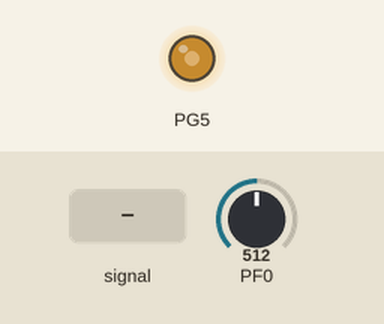
Recording of a program running on a simulated ATmega2560, built with avr-gcc and emulated at 16 MHz. Shown: output pins drawn as LEDs (lit = HIGH). Inputs (shaded band) come from the test bench; at power-on: PF0 = 512.

Above: at 1.2 s.
1.3 s: PF0 fed a 200 Hz sine of ±81 counts around its level
4.3 s: PF0 set to 900
At 4.7 s:
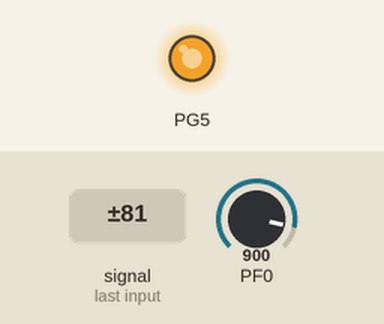
5.8 s: PF0 set to 122
At 7.0 s:
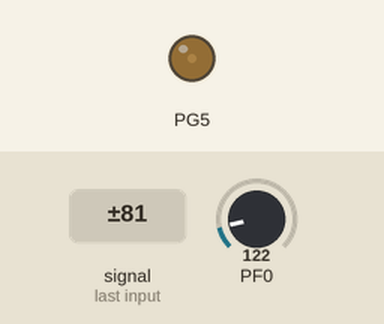
7.3 s: PF0 set to 0
At 8.2 s:
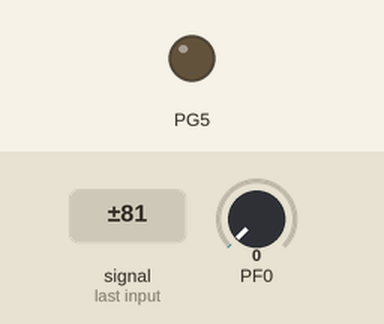
8.8 s: PF0 set to 511
At 9.3 s:
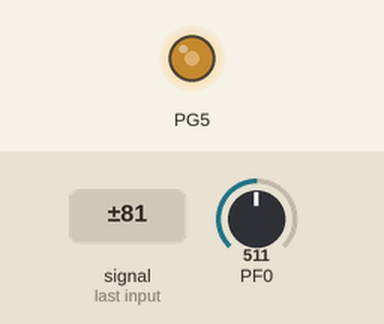
10.3 s: PF0 fed a 1000 Hz sine of ±255 counts around its level
Timing chart, 0 to 14.3 s (numbered marks = the images above; inputs shaded):
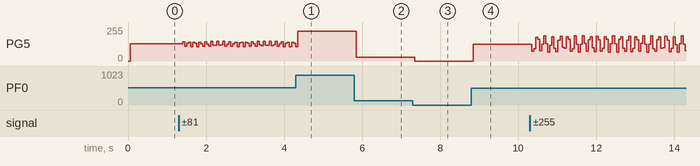

The program:

main.c
```c
#ifndef F_CPU
#define F_CPU 16000000UL
#endif
#include <avr/io.h>
#include <avr/interrupt.h>
#include <util/delay.h>

uint8_t adc_value;

void ADC_Init()
{
	ADMUX=(1<<REFS1);											 // Selecting internal reference voltage (1.1V)
	ADCSRA=(1<<ADIE)|(1<<ADEN)|(1<<ADPS2)|(1<<ADPS1)|(1<<ADPS0); // Enable ADC also set Prescaler as 128 and AD interruptions are enabled
	ADMUX=0x40|(1<<ADLAR);										 // Channel A0 selected
	ADCSRA|=(1<<ADSC);											 // ADSC is set to 1 to start next conversion
}

void PWM_Setup()
{
	TCCR0A = (1<<WGM00)|(1<<WGM01)|(1<<COM0B1);					 // WMG01 and WMG00 are set as 1 to make TIMERB work in FAST PWM. OC0 is set at BOTTOM.
	TCCR0B = (1<<CS00);											 // Prescaler=0
}

void Ports_Setup()
{
	DDRG=(1<<PG5);												// Digital pin 4 (PG5) is set as output (1)
	DDRF=0b00000000;										    // Analog input pin 0 (PF0) is set as input (0)
}

int main(void)
{
	Ports_Setup();
	PWM_Setup();
	ADC_Init();
	sei();

	while (1)
	{
		OCR0B = adc_value;
		_delay_ms(50);
	}
}

ISR(ADC_vect)
{
	adc_value=ADCH;												// 8 bit precision
	ADCSRA |= (1<<ADSC);										// ADSC is set to 1 to start next conversion
}
```

Measured:
- after the input at 5.8 s, PG5: 225/255 → 30/255 after 0.05 s
- after the input at 7.3 s, PG5: 30/255 → 0/255 after 0.05 s
- after the input at 8.8 s, PG5: 0/255 → 127/255 after 0.05 s
